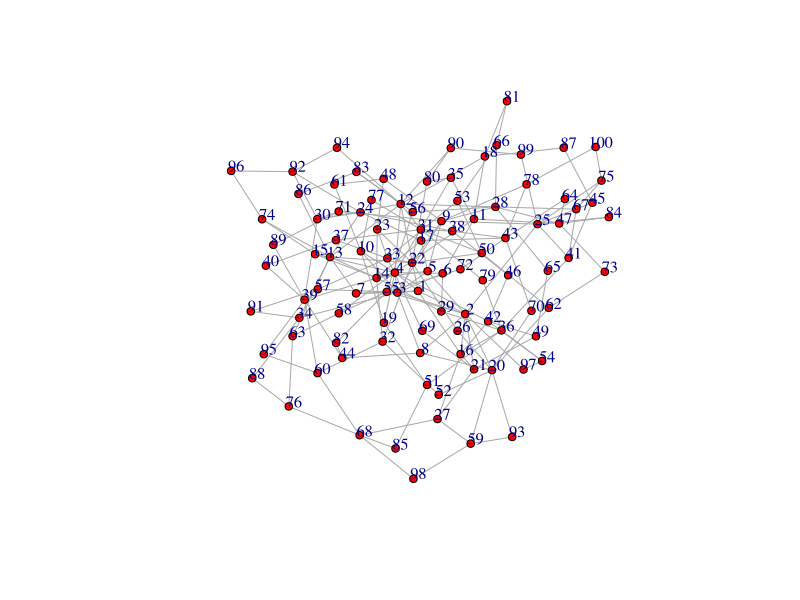

Recreate this plot in R.
library(igraph) 

g <- barabasi.game(n=100,power=0,m=2,directed=FALSE)

plot(g, layout=layout_with_fr, vertex.size=4, vertex.label.dist=0.5, vertex.color="red", edge.arrow.size=0.5)